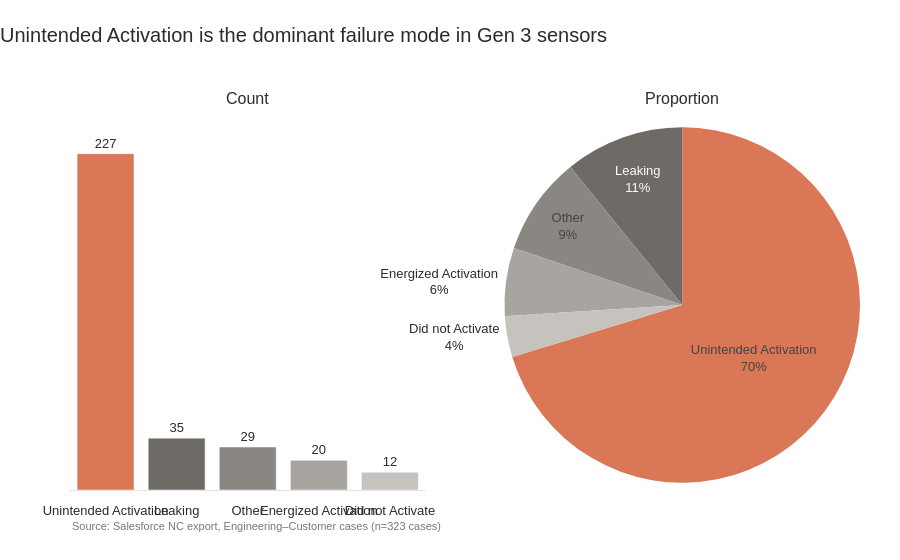

Notebook code for this chart:
### Markdown cell above
Generate bar and pie charts of number of NC's by Problem Flag

### Code cell
top_flag = leader(pflag_counts, "Problem Flag")
pflag_color_map = build_emphasis_map(pflag_counts["Problem Flag"], top_flag)
pflag_marker_colors = [pflag_color_map[f] for f in pflag_counts["Problem Flag"]]

fig_pflag_overview = make_subplots(
    rows=1, cols=2,
    specs=[[{"type": "xy"}, {"type": "domain"}]],
    subplot_titles=["Count", "Proportion"],
)

fig_pflag_overview.add_trace(
    go.Bar(
        x=pflag_counts["Problem Flag"], y=pflag_counts["Count"],
        text=pflag_counts["Count"], textposition="outside",
        marker_color=pflag_marker_colors,
    ),
    row=1, col=1,
)
fig_pflag_overview.add_trace(
    go.Pie(
        labels=pflag_counts["Problem Flag"], values=pflag_counts["Count"],
        marker_colors=pflag_marker_colors,
    ),
    row=1, col=2,
)

fig_pflag_overview.update_traces(
    selector=dict(type="pie"),
    texttemplate="%{label}<br>%{percent:.0%}",
)
fig_pflag_overview.update_layout(
    title=f"{top_flag} is the dominant failure mode in Gen 3 sensors",
    showlegend=False,
    margin=dict(t=120),
)

for ann in fig_pflag_overview.layout.annotations:
    ann.y += 0.03

fig_pflag_overview.update_xaxes(ticklabelstandoff=8, row=1, col=1)
fig_pflag_overview.update_yaxes(
    showticklabels=False, showgrid=False, title="",
    range=[0, pflag_counts["Count"].max() * 1.1],
    row=1, col=1,
)
add_source(
    fig_pflag_overview,
    f"Source: Salesforce NC export, Engineering–Customer cases (n={len(df_customer)} cases)",
)

### Figure 1 — Plotly figure (JSON) as saved in the notebook; plotly's stock layout.template omitted (floating-point values rounded to 4 significant figures)
{"data": [{"marker": {"color": ["#D97757", "#6E6B66", "#8A8782", "#A8A5A0", "#C6C3BE"]}, "text": [227.0, 35.0, 29.0, 20.0, 12.0], "textposition": "outside", "type": "bar", "x": ["Unintended Activation", "Leaking", "Other", "Energized Activation", "Did not Activate"], "xaxis": "x", "y": [227, 35, 29, 20, 12], "yaxis": "y"}, {"domain": {"x": [0.55, 1], "y": [0, 1]}, "labels": ["Unintended Activation", "Leaking", "Other", "Energized Activation", "Did not Activate"], "marker": {"colors": ["#D97757", "#6E6B66", "#8A8782", "#A8A5A0", "#C6C3BE"]}, "texttemplate": "%{label}<br>%{percent:.0%}", "type": "pie", "values": [227, 35, 29, 20, 12]}], "layout": {"annotations": [{"font": {"size": 16}, "showarrow": false, "text": "Count", "x": 0.225, "xanchor": "center", "xref": "paper", "y": 1.03, "yanchor": "bottom", "yref": "paper"}, {"font": {"size": 16}, "showarrow": false, "text": "Proportion", "x": 0.775, "xanchor": "center", "xref": "paper", "y": 1.03, "yanchor": "bottom", "yref": "paper"}, {"font": {"color": "#7A7772", "size": 11}, "showarrow": false, "text": "Source: Salesforce NC export, Engineering–Customer cases (n=323 cases)", "x": 0, "xanchor": "left", "xref": "paper", "y": -0.12, "yref": "paper"}], "margin": {"t": 120}, "showlegend": false, "title": {"text": "Unintended Activation is the dominant failure mode in Gen 3 sensors"}, "xaxis": {"anchor": "y", "domain": [0, 0.45], "ticklabelstandoff": 8}, "yaxis": {"anchor": "x", "domain": [0, 1], "range": [0, 249.7], "showgrid": false, "showticklabels": false, "title": {"text": ""}}}}
